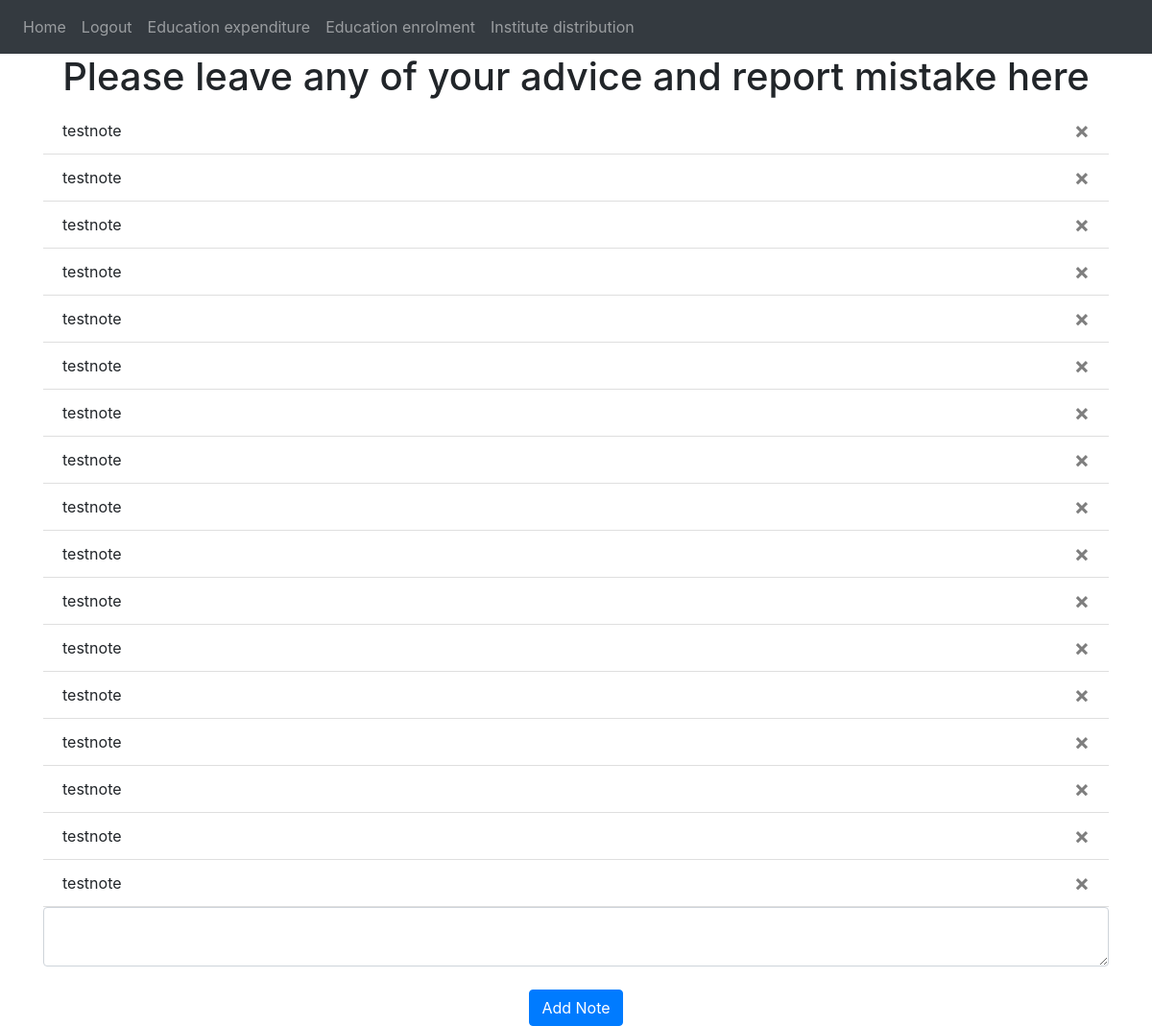
/ (signed in), run on an earlier commit of the app's database.
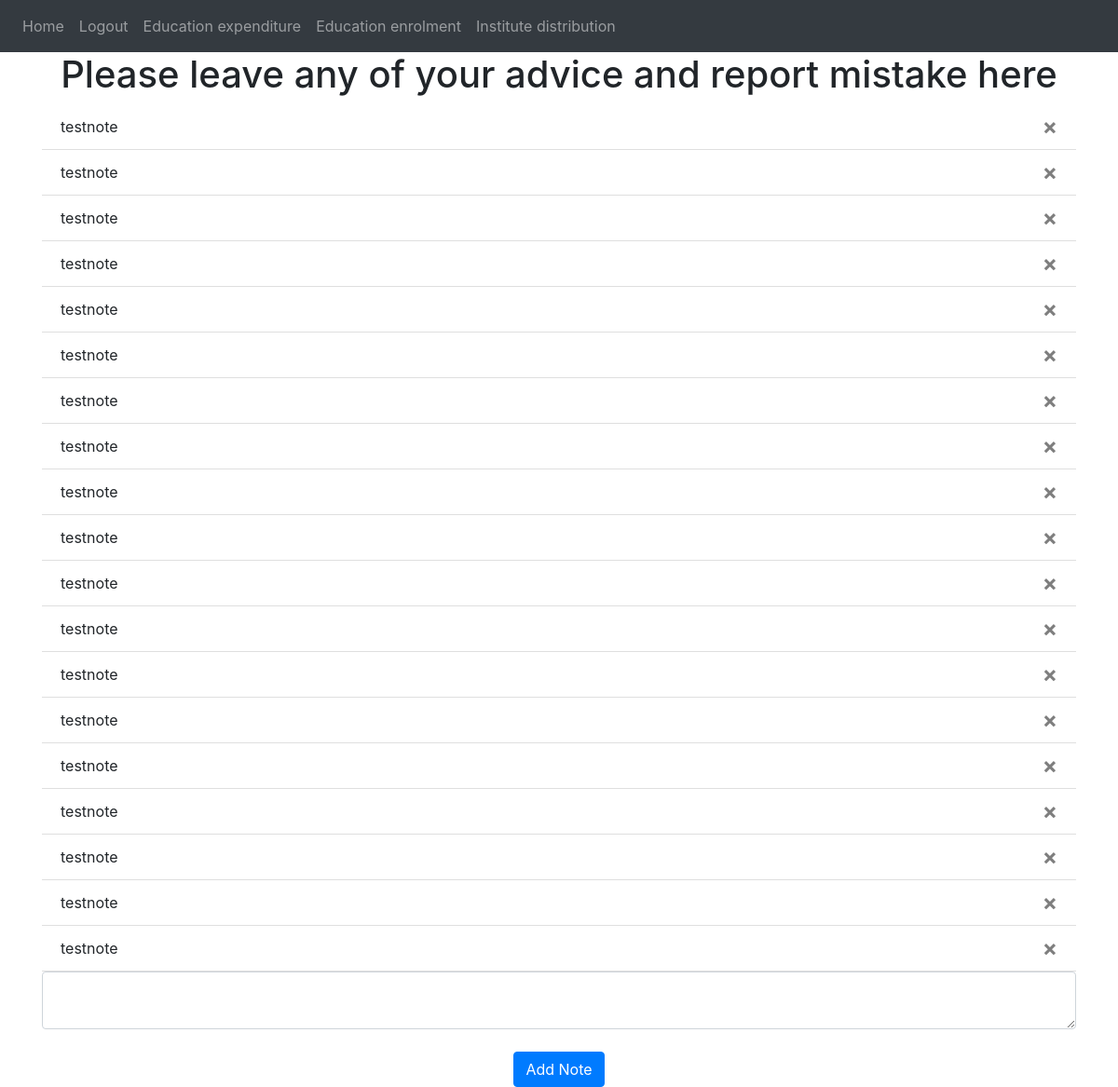
And on a later commit of the database.
### flaskapp/models.py (models this page shows)
class Note(db.Model):
    id = db.Column(db.Integer, primary_key=True)
    data = db.Column(db.String)
    date = db.Column(db.DateTime(timezone=True), default=func.now())
    user_id = db.Column(db.Integer, db.ForeignKey('user.id'))

### flaskapp/views.py (the view, shortened to what this page needs)
@views.route('/', methods=['GET', 'POST'])
@login_required
def home():
    return render_template("home.html", user=current_user)

### flaskapp/templates/home.html (shortened to what this page needs)
{% extends "base.html" %}
{% block content %}
  <h1 align="center">Please leave any of your advice and report mistake here</h1>
  <ul class="list-group list-group-flush" id="notes">
    {% for note in user.notes %}
      <li class="list-group-item">
        {{ note.data }}
        <button type="button" class="close" onClick="deleteNote({{ note.id }})">
          <span aria-hidden="true">&times;</span>
        </button>
      </li>
    {% endfor %}
  </ul>
  <form method="POST">
    <textarea name="note" id="note" class="form-control"></textarea>
    <br />
    <div align="center">
      <button type="submit" class="btn btn-primary">Add Note</button>
    </div>
  </form>
{% endblock %}

### flaskapp/templates/base.html (shortened to what this page needs)
<!DOCTYPE html>
<html>
  <head>
    <link
      rel="stylesheet"
      href="https://stackpath.bootstrapcdn.com/bootstrap/4.4.1/css/bootstrap.min.css"
    />
    <link
      rel="stylesheet"
      href="https://stackpath.bootstrapcdn.com/font-awesome/4.7.0/css/font-awesome.min.css"
    />
  </head>
  <body>
    <nav class="navbar navbar-expand-lg navbar-dark bg-dark">
      <div class="collapse navbar-collapse" id="navbar">
        <div class="navbar-nav">
          {% if user.is_authenticated %}
          <a class="nav-item nav-link" id="home" href="/">Home</a>
          <a class="nav-item nav-link" id="logout" href="/logout">Logout</a>
          <a class="nav-item nav-link" id="Education_expenditure" href="/Education_expenditure">Education expenditure</a>
          <a class="nav-item nav-link" id="Education_enrolment" href="/Education_enrolment">Education enrolment</a>
          <a class="nav-item nav-link" id="Institute_distribution" href="/Institute_distribution">Institute distribution</a>
          {% else %}
          <a class="nav-item nav-link" id="login" href="/login">Login</a>
          <a class="nav-item nav-link" id="signUp" href="/sign-up">Sign Up</a>
          {% endif %}
        </div>
      </div>
    </nav>
    <div class="container">{% block content %} {% endblock %}</div>
      </body>
    </html>

What changed in the data, as far as the page shows it:
added Note: data "testnote"
added Note: data "testnote"
